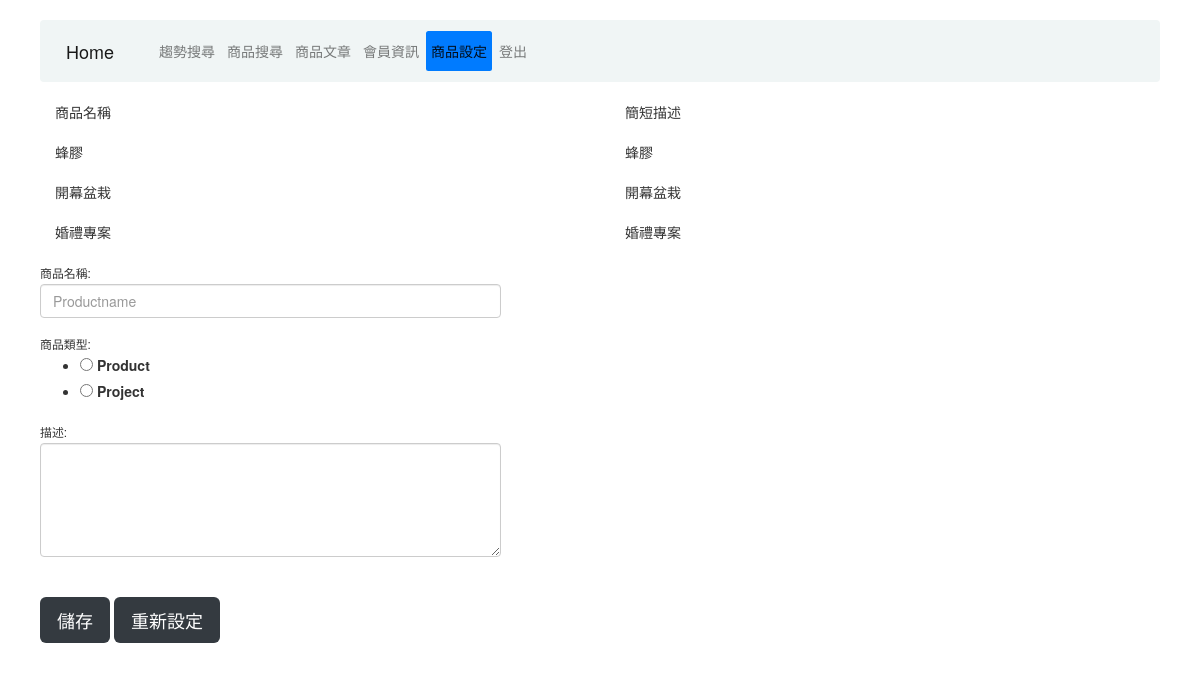
Before: /mem_product/ (signed in) with the older database file.
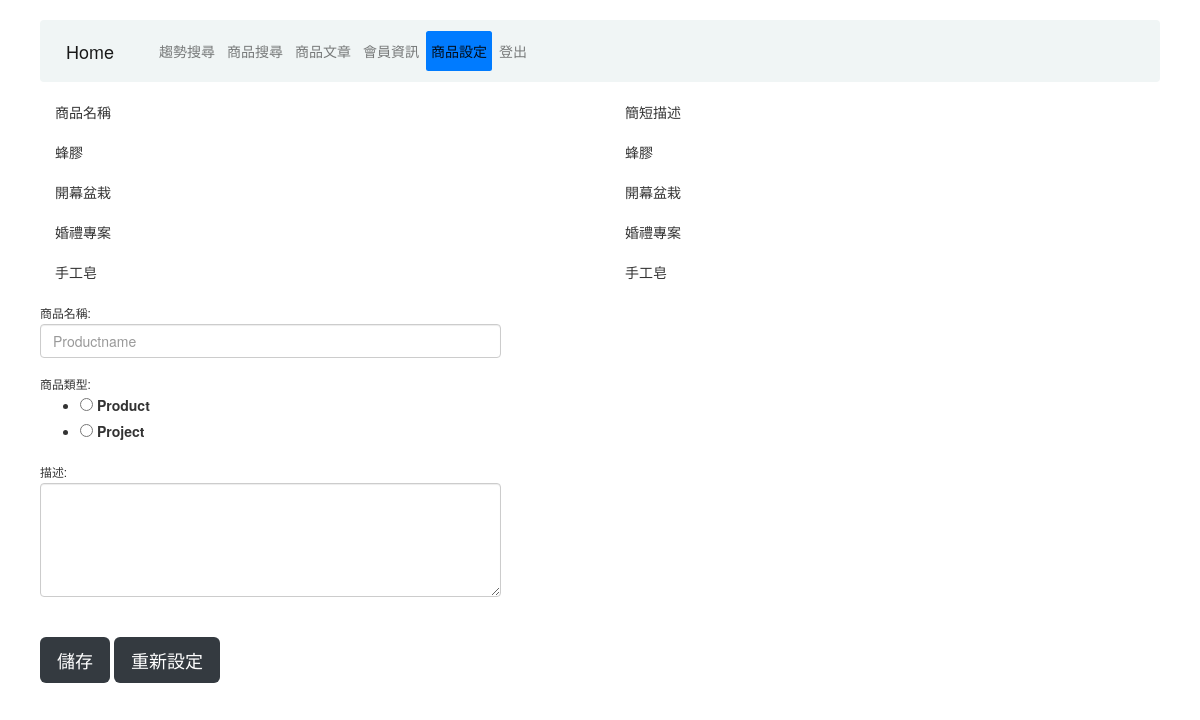
After: the same page with the newer database file.
### users/models.py (models this page shows, shortened)
class Product(models.Model):
    id = models.UUIDField(primary_key=True, default=uuid.uuid4, help_text='Unique ID for this table')
    name = models.CharField(max_length=100)
    desc = models.TextField(blank=True)
    user = models.ForeignKey(Profile,  on_delete=models.CASCADE, related_name='product')
    category = models.CharField(max_length=100,default='1')

### users/views.py (the view)
# urls.py: path('product/',view.product,name='product'),
@login_required
def product(request):
    profile = Profile.objects.get(user=request.user);
    productList = profile.product.all();
    if request.method == 'POST':
        productForm = ProductForm(request.POST)
        if productForm.is_valid():
            post = productForm.save(commit=False)
            post.user = profile
            post,created = Product.objects.update_or_create(user=profile,name=post.name,desc=post.desc)
            search(post.name,profile)
            return redirect(to='product-form')
    else:
        productForm = ProductForm(instance = request.user)
    return render(request, 'users/product.html', {'product_form': productForm,'product_list':productList})

### users/forms.py
class ProductForm(forms.ModelForm):
    name = forms.CharField(max_length=100,
                               required=True,
                               widget=forms.TextInput(attrs={'placeholder': 'Productname',
                                                             'class': 'form-control',
                                                             }))
    desc = forms.CharField(widget=forms.Textarea(attrs={'class':'form-control','rows':5}))
    category = forms.ChoiceField(
            widget=forms.RadioSelect,
            choices=[('1','Product'),('2','Project')],
        )
    class Meta:
        model = Product
        fields = ('name','desc','category')

### templates/users/product.html (shortened to what this page needs)
{% extends "users/base.html" %}
{% block content %}
    {% if product_list %}
    	<div class="container">
    	<div class="row">
			<div class="col">
				商品名稱
			</div>
			<div class="col">
			   	簡短描述
			</div>
		</div>
    	{% for product in product_list%}
    	<br>
			  <div class="row">
			    <div class="col">
			      {{product.name}}
			    </div>
			    <div class="col">
			      {{product.desc}}
			    </div>
			  </div>
    	{% endfor %}
    	</div>
    {% endif %}
    <br>
    <div class="form-content">
        <form method="post" enctype="multipart/form-data">
            <div class="form-row">
                <div class="col-md-5">
                    <div class="form-group">
                        <label class="small mb-1">商品名稱:</label>
                            {{ product_form.name }}
                    </div>
                    <div class="form-group">
                    	<label class="small mb-1">商品類型:</label>
                    	 {{ product_form.category }}
                    </div>
                    <label class="small mb-1">描述:</label> {{ product_form.desc  }}
                </div>
            </div>
            <br><br>
            <button type="submit" class="btn btn-dark btn-lg">儲存</button>
            <button type="reset" class="btn btn-dark btn-lg">重新設定</button>
        </form>
    </div>
{% endblock content %}

Changed rows visible on the page:
added Product: name "手工皂", desc "手工皂"
